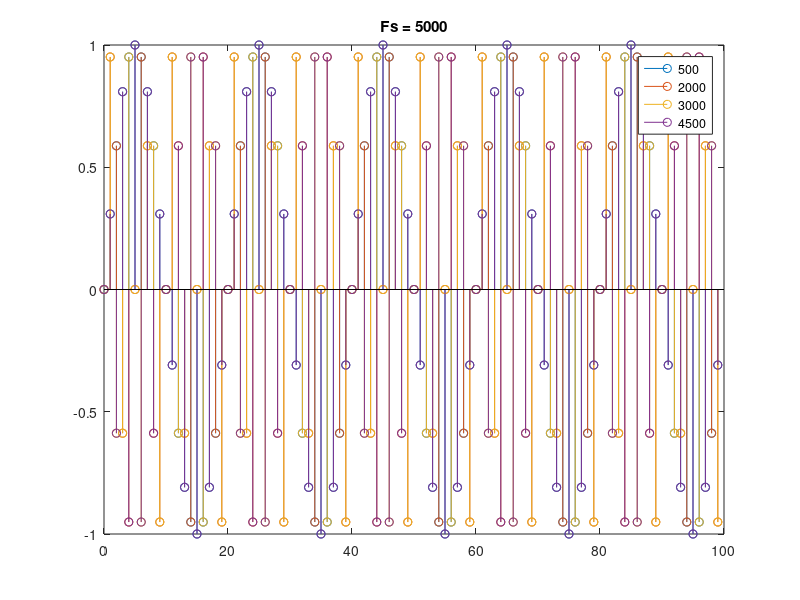

The MATLAB script that drew this image:
Fs = 10000;
n = 0:99

F1 = 500
x = sin (2 * pi * F1/Fs * n)

stem(n, x);
title("Fs = 5000")
hold on;


F1 = 2000
x = sin (2 * pi * F1/Fs * n)
stem(n, x);
hold on;


F1 = 3000
x = sin (2 * pi * F1/Fs * n)
stem(n, x);
hold on;


F1 = 4500
x = sin (2 * pi * F1/Fs * n)
stem(n, x);
legend('500', '2000', '3000', '4500')
hold off;
